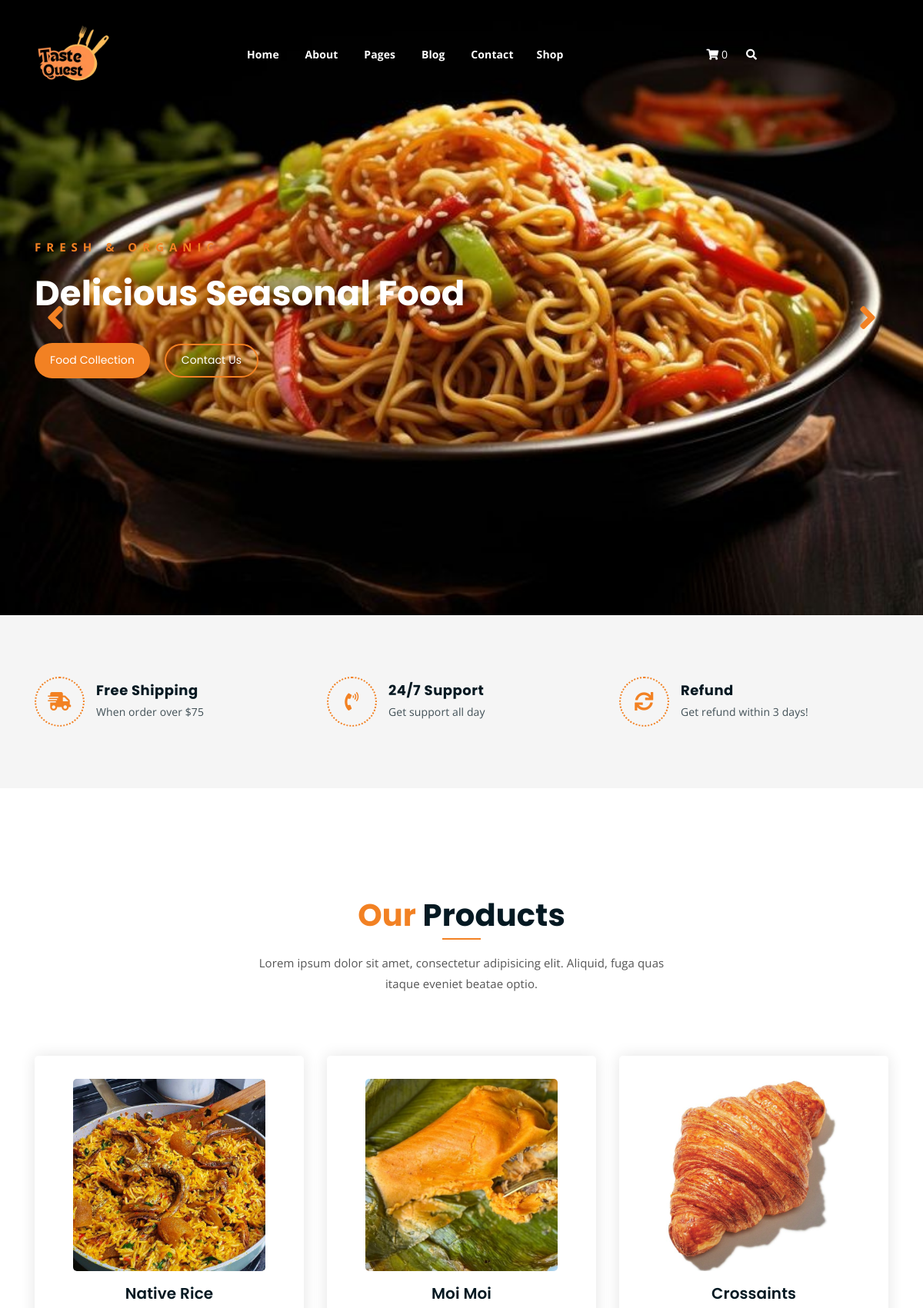
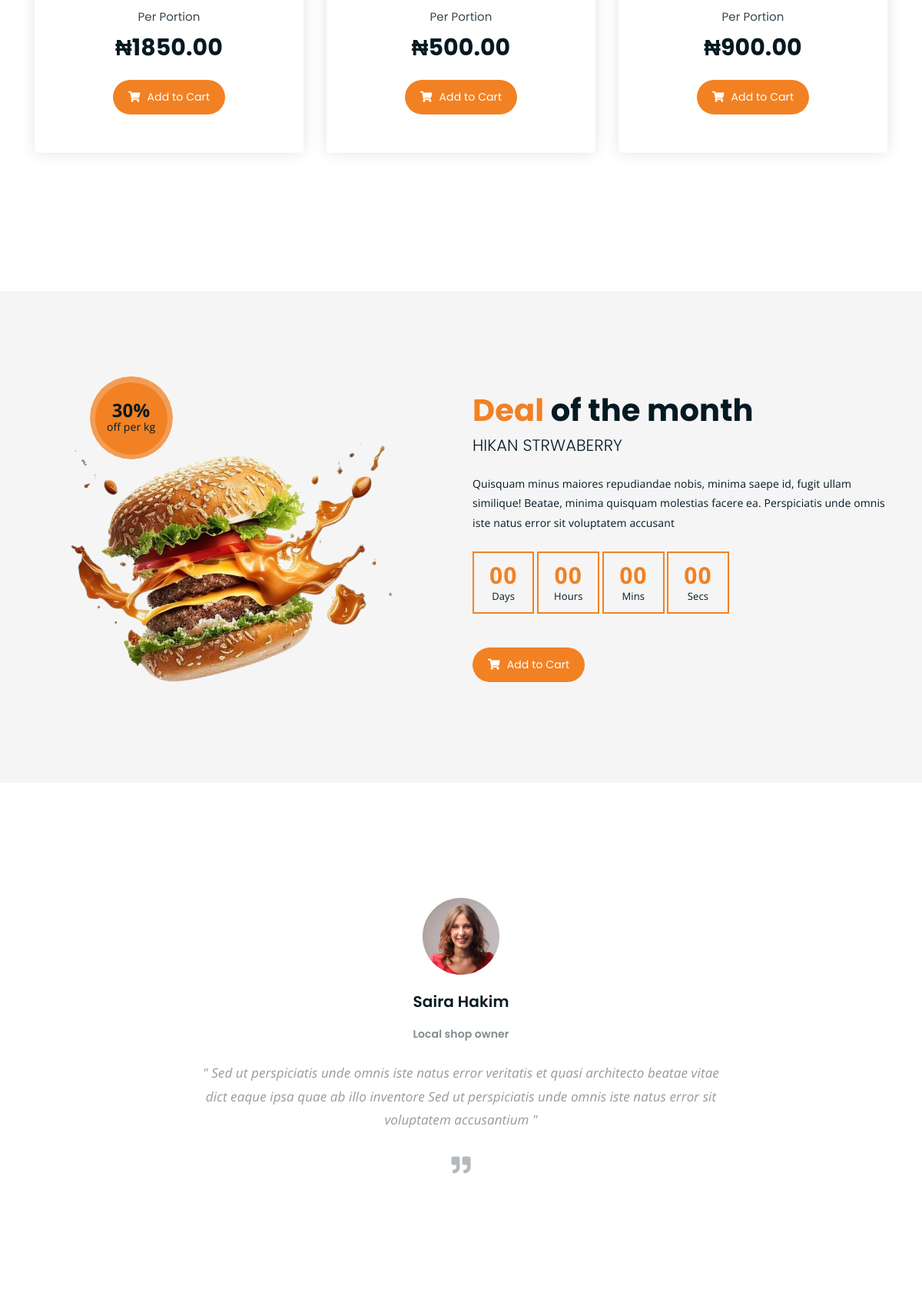
The page / (upper part) on the database its author committed (2 pictures, top to bottom).
### fruits_app/models.py (models this page shows, shortened)
class Product(models.Model):
    name = models.CharField(max_length=255)
    image = models.ImageField(upload_to='uploads/')
    price = models.DecimalField(max_digits=10, decimal_places=2)
    category = models.ManyToManyField(Category, blank=True, related_name='products')  # Use plural for related_name
    description = models.TextField(blank=True, null=True)

### fruits_app/views.py (the view)
# urls.py: path('', views.index, name='index'),
def index(request):
    featured_products = Product.objects.all()[:3]
    blog = Blog.objects.all().order_by('-created_at')[:3]
    context = {
        'blogs' : blog,
        'featured_products' : featured_products
    }
    return render(request, 'index_2.html', context)

### template/index_2.html (shortened to what this page needs)
{% extends 'base.html' %}
{% load static %}
{% block content %}
	<div class="homepage-slider" style="background-image: url({% static 'assets/img/homepage1.jpeg'%}); background-size: cover; background-position: center;">
		<div class="single-homepage">
			<div class="container">
				<div class="row">
					<div class="col-md-12 col-lg-7 offset-lg-1 offset-xl-0">
						<div class="hero-text">
							<div class="hero-text-tablecell">
								<p class="subtitle">Fresh & Organic</p>
								<h1>Delicious Seasonal Food</h1>
								<div class="hero-btns">
									<a href="{% url 'fruits_app:shop' %}" class="boxed-btn">Food Collection</a>
									<a href="{% url 'fruits_app:contact' %}" class="bordered-btn">Contact Us</a>
								</div>
							</div>
						</div>
					</div>
				</div>
			</div>
		</div>
	</div>
	<div class="list-section pt-80 pb-80">
		<div class="container">
			<div class="row">
				<div class="col-lg-4 col-md-6 mb-4 mb-lg-0">
					<div class="list-box d-flex align-items-center">
						<div class="list-icon">
							<i class="fas fa-shipping-fast"></i>
						</div>
						<div class="content">
							<h3>Free Shipping</h3>
							<p>When order over $75</p>
						</div>
					</div>
				</div>
				<div class="col-lg-4 col-md-6 mb-4 mb-lg-0">
					<div class="list-box d-flex align-items-center">
						<div class="list-icon">
							<i class="fas fa-phone-volume"></i>
						</div>
						<div class="content">
							<h3>24/7 Support</h3>
							<p>Get support all day</p>
						</div>
					</div>
				</div>
				<div class="col-lg-4 col-md-6">
					<div class="list-box d-flex justify-content-start align-items-center">
						<div class="list-icon">
							<i class="fas fa-sync"></i>
						</div>
						<div class="content">
							<h3>Refund</h3>
							<p>Get refund within 3 days!</p>
						</div>
					</div>
				</div>
			</div>
		</div>
	</div>
	<div class="product-section mt-150 mb-150">
		<div class="container">
			<div class="row">
				<div class="col-lg-8 offset-lg-2 text-center">
					<div class="section-title">
						<h3><span class="orange-text">Our</span> Products</h3>
						<p>Lorem ipsum dolor sit amet, consectetur adipisicing elit. Aliquid, fuga quas itaque eveniet beatae optio.</p>
					</div>
				</div>
			</div>
			<div class="row">
				{% for featured_produts in featured_products %}
				<div class="col-lg-4 col-md-6 text-center">
					<div class="single-product-item">
						<div class="product-image" style="justify-content: center; display: flex;">
							<a href="{% url 'fruits_app:single-product' featured_produts.id %}">
								<div style="background-image: url({{featured_produts.image.url}}); width:250px; height:250px; background-position:center; background-size:cover; border-radius: 5px;">
								</div>
						</div>
						<h3 class="pt-3">{{featured_produts.name}}</h3>
						<p class="product-price"><span>Per Portion</span>&#8358;{{featured_produts.price}}</p>
						<a href="{% url 'cart:cart_summary' %}" class="cart-btn"><i class="fas fa-shopping-cart"></i> Add to Cart</a>
					</div>
				</div>
				{% endfor %}
			</div>
		</div>
	</div>
	<section class="cart-banner pt-100 pb-50">
    	<div class="container">
        	<div class="row clearfix">
            	<div class="image-column col-lg-6">
                	<div class="image">
                    	<div class="price-box">
                        	<div class="inner-price">
                                <span class="price">
                                    <strong>30%</strong> <br> off per kg
                                </span>
                            </div>
                        </div>
                    	<img src="{% static 'assets/img/hamburger.png' %}" alt="">
                    </div>
                </div>
                <div class="content-column col-lg-6">
					<h3><span class="orange-text">Deal</span> of the month</h3>
                    <h4>Hikan Strwaberry</h4>
                    <div class="text">Quisquam minus maiores repudiandae nobis, minima saepe id, fugit ullam similique! Beatae, minima quisquam molestias facere ea. Perspiciatis unde omnis iste natus error sit voluptatem accusant</div>
                    <div class="time-counter"><div class="time-countdown clearfix" data-countdown="2020/2/01"></div></div>
                	<a href="{% url 'cart:cart_summary' %}" class="cart-btn mt-3"><i class="fas fa-shopping-cart"></i> Add to Cart</a>
                </div>
            </div>
        </div>
    </section>
	<div class="testimonail-section mt-150 mb-150">
		<div class="container">
			<div class="row">
				<div class="col-lg-10 offset-lg-1 text-center">
					<div class="testimonial-sliders">
						<div class="single-testimonial-slider">
							<div class="client-avater">
								<img src="{% static 'assets/img/avaters/avatar1.png' %}" alt="">
							</div>
							<div class="client-meta">
								<h3>Saira Hakim <span>Local shop owner</span></h3>
								<p class="testimonial-body">
									" Sed ut perspiciatis unde omnis iste natus error veritatis et  quasi architecto beatae vitae dict eaque ipsa quae ab illo inventore Sed ut perspiciatis unde omnis iste natus error sit voluptatem accusantium "
								</p>
								<div class="last-icon">
									<i class="fas fa-quote-right"></i>
								</div>
							</div>
						</div>
					</div>
				</div>
			</div>
		</div>
	</div>
{% endblock %}

### static/assets/css/responsive.css (style rules this page uses)
@media only screen and (min-width: 992px) and (max-width: 1200px) { .hero-text h1 { font-size: 45px; } }

### rows shown on the page
Product: image (picture), name "Native Rice", price "1850.00"
Product: image (picture), name "Moi Moi", price "500.00"
Product: image (picture), name "Crossaints", price "900.00"
